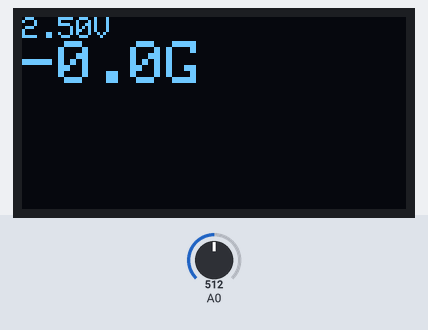
This sketch was run on a simulated Arduino Uno, built with avr-gcc and run on an emulated ATmega328P. Shown: 128×64 one-colour display. The test bench sets the inputs (shaded band); at power-on: A0 = 512. What the sketch prints to the serial monitor is not drawn.

Above: at 3.3 s.
3.4 s: A0 set to 527
At 4.3 s:
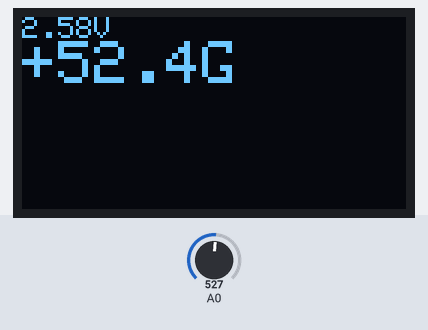
5.0 s: A0 set to 849
At 5.9 s:
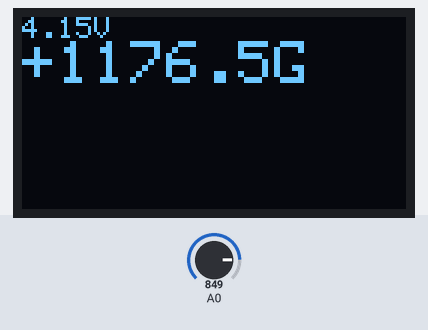
6.6 s: A0 set to 871
At 7.2 s:
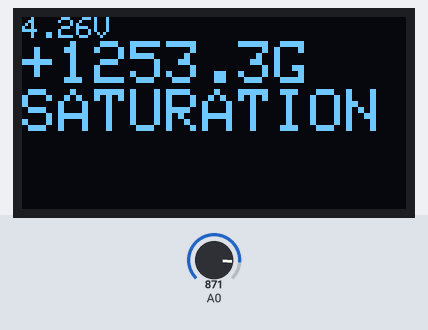
8.2 s: A0 set to 122
At 9.5 s:
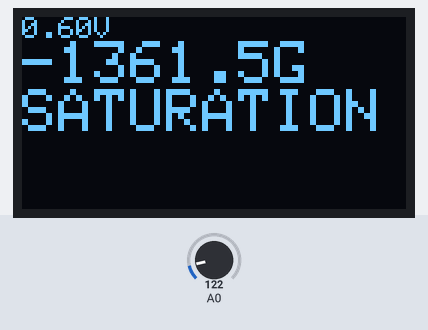
Timing chart, 0 to 10.8 s (numbered marks = the images above; inputs shaded):
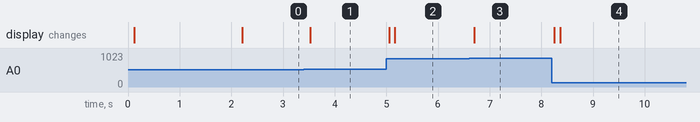

Measured:
- the behaviour switches between 512 and 513 on A0 (found by bisection; images 0 and 1)
- the behaviour switches between 859 and 860 on A0 (found by bisection; images 2 and 3)
- after the input at 3.4 s, the display: changes after 0.12 s (image 1)
- after the input at 5.0 s, the display: first changes after 0.05 s (image 2 shows a later state)
- after the input at 6.6 s, the display: changes after 0.10 s (image 3)
- after the input at 8.2 s, the display: first changes after 0.05 s (image 4 shows a later state)

The sketch:

Magnetometre.ino
```cpp
/*
 * Open Source Magnetometer Arduino Code
 * based on Adafruit SSD1306 example program
 *
 * by Lionel Birglen
 * Polytechnique Montreal
 * March 2021
*/

#include <SPI.h>
#include <Wire.h>
#include <Adafruit_GFX.h>
#include <Adafruit_SSD1306.h>

#define SCREEN_WIDTH 128 // OLED display width, in pixels
#define SCREEN_HEIGHT 64 // OLED display height, in pixels

// Declaration for SSD1306 display connected using software SPI (default case):
#define OLED_MOSI   9
#define OLED_CLK   10
#define OLED_DC    11
#define OLED_CS    12
#define OLED_RESET 13
Adafruit_SSD1306 display(SCREEN_WIDTH, SCREEN_HEIGHT,
  OLED_MOSI, OLED_CLK, OLED_DC, OLED_RESET, OLED_CS);

//Custom variables for magnetometer
int compte=30;
float zero;
int calibration=0;

float mini=0.87; //Minimal voltage output by the sensor, adjusted after experimenting
float maxi=4.20; //Maximal voltage output by the sensor, adjusted after experimenting
float gain=0.0014; //Gain of SS49E sensor : 1.4mV/Gauss


void setup() {
  //Initialize serial communication
  Serial.begin(9600);

  // SSD1306_SWITCHCAPVCC = generate display voltage from 3.3V internally
  if(!display.begin(SSD1306_SWITCHCAPVCC)) {
    Serial.println(F("SSD1306 allocation failed"));
    for(;;); // Don't proceed, loop forever
  }

  // Clear the buffer
  display.clearDisplay();

  //Display that calibration is running
  display.setCursor(0,0);
  display.setTextSize(1);
  display.setTextColor(SSD1306_WHITE);
  display.println("Calibration...");

  //read 30 data points to compute the zero G offset, sensor must be away from magnetic sources
  calibration=analogRead(A0);
  for (int i = 1; i < compte; i++) {
    calibration=calibration+analogRead(A0);
    delay(2);
  }
  Serial.println(calibration);
  display.print("Zero = ");
  display.println(calibration);
  display.display();

  //Wait 2 seconds
  delay(2000);
}


void loop() {
  int capteur;

  //Read the sensor
  capteur=analogRead(A0);

  //Read the sensor "compte-1" more times
  for (int i = 1; i < compte; i++) {
      capteur=capteur+analogRead(A0);
      delay(2);
    }

  //Average the values read both before and after calibration is taken into account
  float tension=capteur*(5.0/1023.0)/compte;
  float mesure=(capteur-calibration)*(5.0/1023.0)/compte;

  //Clear and setup the display
  display.clearDisplay();
  display.setCursor(0,0);
  display.setTextSize(1);
  display.setTextColor(SSD1306_WHITE);
  display.print(tension);
  display.println("V");
  display.setTextSize(2);

  //Voltages can be below or above calibration value depending if a north or south pole is measured
  if (mesure>0) {
    display.print("+");
  }
  else {
    display.print("-");
  }
  //Display the Gauss value
  display.print(abs(mesure)/gain,1);
  display.println("G");

  //Warn if saturation is reached, displayed value is unreliable
  if (tension<mini || tension>maxi)  {
    display.print("SATURATION");
  }

  //Display everything and wait 20ms
  display.display();
  delay(20);
}
```
